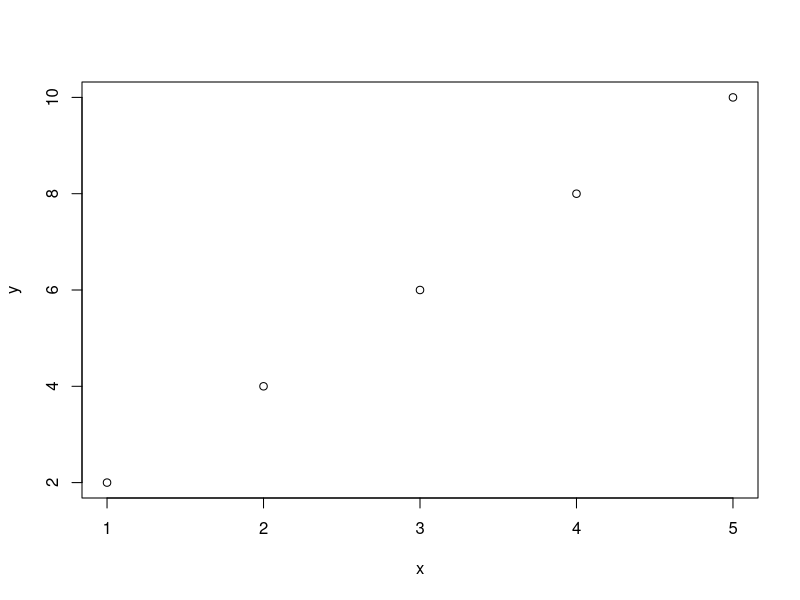
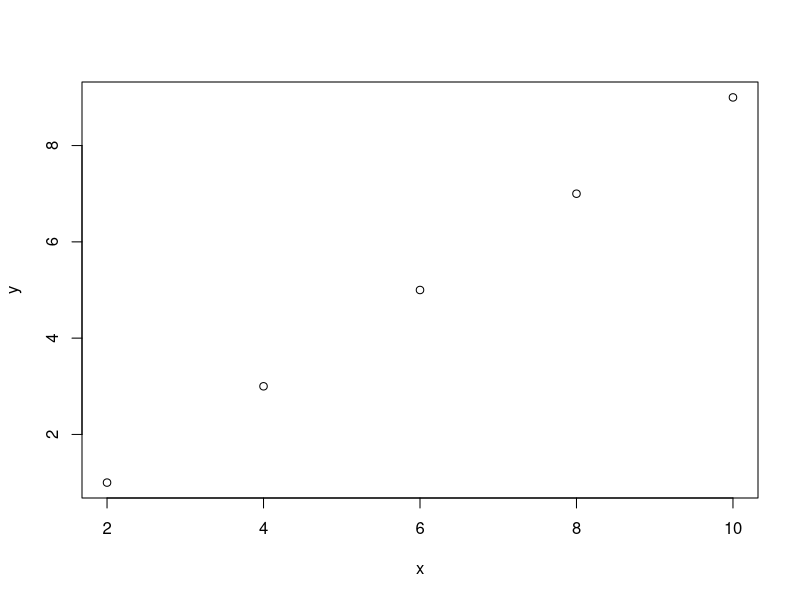

Write R code to recreate these figures, in order. (Note: this script raises an error after producing the figures.)
## ---- chunk 1
? str
## ---- chunk 2
x <- 1:7
str(x)
## ---- chunk 3
all.equal(2,3)
## ---- chunk 4
	all.equal(1, as.integer(1))
## ---- chunk 5

## ---- chunk 6
d45 <- pi*(1/4 + 1:10)
all.equal(tan(d45), rep(1, 10), tolerance = 0)  

## ---- chunk 7
isTRUE(all.equal(sqrt(2)^2,3))
## ---- chunk 8
identical(1, as.integer(1)) #储存为不同的数据类型
## ---- chunk 9
	identical(1,1.) #都被储存为双精度数据
## ---- chunk 10
1<2
1>2
1<=2
1>=2
1==2
1!=2

## ---- chunk 11
is.finite(2)
is.finite(2/0)
## ---- chunk 12
x <- c(2, 5, NA, 7, NA, 8) 
is.na(x)  
## ---- chunk 13
x <- c(2, 5, NA, 7, NA, 8) 
complete.cases(x)  


## ---- chunk 14
f1 <- function(x){
  pow <- x*x
  return(pow)
}
f1(3)
## ---- chunk 15
myplot <- function(x, y) {
                if(missing(y)) {
                        y <- x
                        x <- 1:length(y)
                }
                plot(x, y)
        }
a <- c(2,4,6,8,10)
b <- c(1,3,5,7,9)
myplot(a,)      ###由于参数y缺失，missing(y)返回TRUE，执行if函数###
myplot(a,b)

## ---- chunk 16
j <- function(x){
  cat("hello\n")
  on.exit(cat("goodbye\n"),add=TRUE)
  on.exit(cat("GOODBYE\n"),add=TRUE) ###如果此处add=FALSE，结果将不会显示goodbye
  if(x){
    return(10)
  }
  else{
    stop("error")
  }
 
}
j(TRUE)
j(FALSE)
## ---- chunk 17
###算平均值###
average <- function(x){
  s <- x[1]
  for(i in 2:length(x))
    s <- s + x[i]
  ave <- s/length(x)
  return(ave)  ###表明引用函数时，返回ave###
}
a <- c(1,2,4,5,7)
average(a)
## ---- chunk 18
f1 <- function(x){
  x*x
}
f2<- function(x){
  x*x
  invisible(x*x)
}
f1(3)
f2(3)
## ---- chunk 19
c(1,2,3,4)

## ---- chunk 20
rep(1:3,2)
rep_len(1:4, len=3)

## ---- chunk 21
seq(10) 
seq_len(6)
seq_along(4)

## ---- chunk 22
rev(1:7)

## ---- chunk 23
sample(1:20,5)

## ---- chunk 24
choose(4,2)
factorial(4)
combn(4,2)

## ---- chunk 25
x <- c(FALSE, FALSE, TRUE)
as.numeric(x)
is.numeric(x)
## ---- chunk 26
pts <- list(x = cars[,1], y = cars[,2])
plot(pts)
## ---- chunk 27
is.list(.Options)
## ---- chunk 28
x<-1:7
y<-as.list(x, all.names = FALSE, sorted = FALSE)
y
## ---- chunk 29
unlist(y)
## ---- chunk 30
df <- data.frame(x = 1:3, y = c("a", "b", "c"))
df
is.data.frame(df)
## ---- chunk 31
as.data.frame(1:3,row.names = c("a", "b", "c"))
## ---- chunk 32
split(1:10, 2)
split(1:10,1:2)
## ---- chunk 33
set.seed(10)
y<-sample(1:20)
y
split(y,rep(1:10, length = 20))
## ---- chunk 34
expand.grid(height = seq(60, 80, 5), weight = seq(100, 300, 50),
            sex = c("Male","Female"))
## ---- chunk 35
x = 2.1
if(x < 5 && x > 2) print("right")
x = 3
if(x > 5 || x < 2) print("wrong") else print("yep!")
## ---- chunk 36
sum <- 0
for(i in 1:200)
sum = sum + i
print(sum)
## ---- chunk 37
sum <- 0
i <- 200
while (i > 0){
  sum = sum + i
  i <- i - 1
}
print(sum)
## ---- chunk 38
x<-c(-1,7,-4,-3,6)
if(any(x<0)) y<-2*x else y<-0
y
## ---- chunk 39
switch(5,3+5,3*5,3-5,sqrt(1:5),mean(10:20))
x<-"D"
switch(x,A="EXCELLENT",B="GOOD",C="AVERAGE",D="POOR")
## ---- chunk 40
x<-c("start","stop")
i<-1
repeat{
  print(x)
  i<-i+1
  if(i>6){
    break
  }
}
## ---- chunk 41
a<-c(1,2,3)
for (i in a) {
  if(i==2){
    next
  }
  print(i)
}
## ---- chunk 42
x <- list(a = 1:4, b = rnorm(10), c = exp(-3:3), d = c(TRUE,FALSE,TRUE,TRUE))
lapply(x, mean)
## ---- chunk 43
x <- list(a = 1:4, b = rnorm(10), c = exp(-3:3), d = c(TRUE,FALSE,TRUE,TRUE))

sapply(x, mean)
# 检查是否为向量 
s1 <- sapply(x, mean);is.vector(s1)

sapply(x, quantile)
# 检查是否为矩阵 
s2 <- sapply(x, quantile);is.matrix(s2)

sapply(x, seq)
# 检查是否为列表
s3 <- sapply(x, quantile);is.matrix(s3)
## ---- chunk 44
x <- list(a = c(1:4), b = rnorm(10), c = exp(-3:3), d = c(TRUE,FALSE,TRUE,TRUE))
vapply(x, mean, 1) 

vapply(x, quantile, c(1,2,3,4,5))
## ---- chunk 45
a <- array(c(1:24), dim=c(2,3,4))
apply(a,1,mean)
apply(a,2,mean)
apply(a,3,mean)
## ---- chunk 46
a<-data.frame(name=c("sam","tom","ali","mik"),age=c(9,8,9,8),score=c(100,50,90,70))
a
## ---- chunk 47
game <- function(){
n <- sample(1:6,2,replace=T)
return(sum(n))
}
replicate(n=10000,game())
## ---- chunk 48
ISOdate(2019,04,11)
## ---- chunk 49
ISOdatetime(2019,04,12,12,48,56)
## ---- chunk 50
x <- strftime("2019-04-13", format="%d-%m-%Y")
x
## ---- chunk 51
x <- strptime("20190413101600", format="%Y%m%d%H%M%S")
x
y <- strptime("20190413", format="%Y%m%d")
y
## ---- chunk 52
date()
x <- date()
x
## ---- chunk 53
difftime(as.Date("1970-01-01"),as.Date("2019-04-13"))
difftime(as.Date("2019-4-03"),as.Date("2019-04-13"))
## ---- chunk 54
x <- as.Date("2019-04-13") 
julian(x)
## ---- chunk 55
months(x)
## ---- chunk 56
quarters(x)
## ---- chunk 57
weekdays(x)
## ---- chunk 58
library(lubridate)
## ---- chunk 59
result <- toupper("a b c")
print(result)
## ---- chunk 60
result <- tolower("A B C")
print(result)
## ---- chunk 61
x<-"abcdef"
substr(x,2,4)
substr(x,1,1)<-"ccc"
x
x <- "abcdef"
substr(x, 1, 1) <- ""
x
## ---- chunk 62
paste("x",1:3,sep = "")
paste("x",1:3,sep = "M")
## ---- chunk 63
x <- " abcde "
trimws(x, which = c("both", "left", "right"))
trimws(x)
trimws(x, "l")
trimws(x, "r")
## ---- chunk 64
library(stringr)
data<-'abcdefg'
word(data,-2:-1)
## ---- chunk 65
data<-'Michael_Jordan'
str_pad(data,width = 20,side = "both",pad="*")
## ---- chunk 66
data<-c("A","B","C","D")
str_dup(data,2)
## ---- chunk 67
colour <- c('G', 'G', 'R', 'Y', 'G', 'Y', 'Y', 'R', 'Y')
col <- factor(colour)
col
## ---- chunk 68
col1 <- factor(colour, levels = c('G', 'R', 'Y'), labels = c('Green', 'Red', 'Yellow'))

col1
## ---- chunk 69
col2 <- factor(colour, levels = c('G', 'R', 'Y'), labels = c('1', '2', '3'),ordered = TRUE)
col2
## ---- chunk 70
col2 <- factor(colour, levels = c('G', 'R', 'Y'), labels = c('1', '2', '3'),ordered = FALSE)
col2


## ---- chunk 71
col3 <- factor(colour, levels = c('G', 'R'))
col3
## ---- chunk 72
col2 <- factor(colour, levels = c('G', 'R', 'Y'), labels = c('1', '2', '3'),)
levels(col2)
nlevels(col2)
## ---- chunk 73
# Create a 4 level example factor
trt <- factor(c( "300 MG", "600 MG", "1200 MG","PLACEBO"))
trt
trt5 <- reorder(trt, X=as.numeric(trt), FUN=length)
trt5
## ---- chunk 74
require(graphics)

bymedian <- with(InsectSprays, reorder(spray, count, median))
boxplot(count ~ bymedian, data = InsectSprays,
        xlab = "Type of spray", ylab = "Insect count",
        main = "InsectSprays data", varwidth = TRUE,
        col = "lightgray")
## ---- chunk 75
temp_string <- c('A','B','AB','O')
my_fac6 <- as.factor(temp_string)
my_fac6
relevel(my_fac6,ref = 'B')
my_fac7 <- relevel(my_fac6, ref = 'B')
## ---- chunk 76
j1<-c(23,62,72,80,59,82,90,43,94)
break1<-fivenum(j1)
break1
labels = c("差", "中", "良", "优")
j2<-cut(j1,break1,labels,ordered_result = T)
j2
## ---- chunk 77
a <- c(.3, .4, .7, .2, .1)
b <- seq(0, 1, 0.1)
cut(a,b)
cut(a, b, labels = F)
## ---- chunk 78
x <- 2:18
v <- c(5, 10, 15)
findInterval(x, v)
cbind(x, findInterval(x, v))
## ---- chunk 79
a <- gl(2, 4, 8)
b <- gl(2, 2, 8, labels = c("ctrl", "treat"))
s <- gl(2, 1, 8, labels = c("M", "F"))
interaction(a, b)
interaction(a, b, s, sep = ":")
stopifnot(identical(a:s,
                    interaction(a, s, sep = ":", lex.order = TRUE)),
          identical(a:s:b,
                    interaction(a, s, b, sep = ":", lex.order = TRUE)))

## ---- chunk 80
options(stringsAsFactors=FALSE)
df <- data.frame(x1=c("A","B","D","E"),
                 x2=c("中国、美国","德国、日本","意大利",NA) )
country_list <- strsplit(with(df,x2),"、")
count_n <- sapply(country_list,length)
data.frame(x1=rep(with(df,x1),count_n),x2=unlist(country_list))
## ---- chunk 81
array(data = NA,dim = lenght(data),dimnames = NULL)
## ---- chunk 82
X <- array (1:32, dim = c(4,4,2))
X
## ---- chunk 83
dim(X)
dim(X) <- c(4,2,4)
X
## ---- chunk 84
X <- array (1:32, dim = c(4,4,2),dimnames = list(c("r1","r2","r3","r4"),c("c1","c2","c3","c4"),c("m1","m2")))
X
## ---- chunk 85
x  <- array(1:24, 2:4)
x
xt <- aperm(x, c(2,1,3))
xt
##c(3,2,4)
## ---- chunk 86
library(abind)
x <- matrix(1:12,3,4)
x
y <- matrix(1:9,3,3)
y
abind(x,y,along=2) 
## ---- chunk 87
x <- seq(0, 1, length = 30)
x
dbeta(x, 1, 1)
pbeta(x, 1, 1)
qbeta(0.5, 1, 1)
rbeta(5, 1, 1)
## ---- chunk 88
dbinom(8, 20, 0.2)
pbinom(8, 20, 0.2)
qbinom(0.5, 20, 0.2)
rbinom(8, 20, 0.2)
## ---- chunk 89
x <- c(-1:4)
dcauchy(x)
pcauchy(x)
qcauchy(0.5)
rcauchy(5)
## ---- chunk 90
dchisq(1, df = 1:3)
pchisq(1, 3)
qchisq(0.5, 3, ncp = 0:4)
rchisq(5, 3)
## ---- chunk 91
x <- c(1:10)
dexp(x)
pexp(x)
qexp(0.5)
rexp(5)
## ---- chunk 92
x <- c(1:10)
df(x, 1, 2)
pf(x, 1, 2)
qf(0.5, 1, 2)
rf(5, 1, 2)
## ---- chunk 93
dgamma(x, 1, 0.5)
pgamma(x, 1, 0.5)
qgamma(0.5, 1, 0.5)
rgamma(5, 1, 0.5)
## ---- chunk 94
dgeom(0, 0.2)
pgeom(0, 0.2)
qgeom(0.5, 0.2)
rgeom(5, 0.2)
## ---- chunk 95
dhyper(3, 6, 7, 5)
phyper(3, 6, 7, 5)
qhyper(0.5, 6, 7, 5)
rhyper(3, 6, 7, 5)
## ---- chunk 96
dlnorm(1)
plnorm(1)
qlnorm(0.5)
rlnorm(3)
## ---- chunk 97
dlogis(2, 0, 1)
plogis(2, 0, 1)
qlogis(0.5)
rlogis(2)
